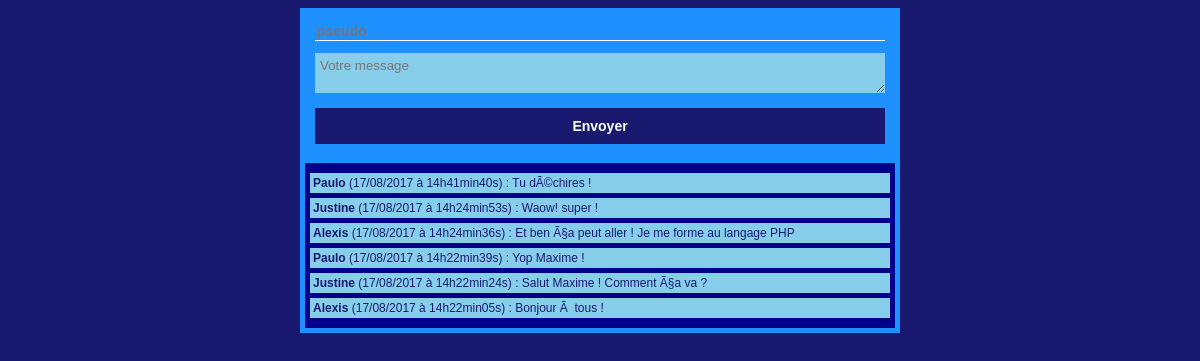
/minichat/index.php, run on the app's committed database.
### tables this page shows
CREATE TABLE `chat` (
  `ID` int(11) NOT NULL,
  `pseudo` varchar(255) NOT NULL,
  `message` text NOT NULL,
  `date_ajout` datetime DEFAULT NULL
);

### minichat/index.php (the view, shortened to what this page needs)
<?php
try
{
    $bdd = new PDO('mysql:host=localhost;dbname=chat;chartset=utf8', 'root', '');
}
catch (Exception $e)
{
    die('Erreur : ' . $e->getMessage());
}
?>
<!DOCTYPE html>
<html>
<head>
    <link rel="stylesheet" type="text/css" href="style.css">
</head>
<body>
    <div class="container">
        <form name="form_message" method="post" action="traitement_message.php" id="post_message">
            <p><input type="text" name="pseudo" placeholder="pseudo" <?php if (isset($_COOKIE['pseudo'])) { echo 'value="' . htmlspecialchars($_COOKIE['pseudo']) . '"'; }  ?>/></p>
            <p><textarea name="message" placeholder="Votre message"></textarea></p>
            <p><input type="submit" value="Envoyer" /></p>
        </form>
        <div id="display_messages">
            <?php
            $get = $bdd->query('SELECT pseudo, message, DATE_FORMAT(date_ajout, \'%d/%m/%Y à %Hh%imin%ss\') AS date_ajout_fr FROM chat AS last_messages ORDER BY ID DESC LIMIT 0, 10');
            $last_messages = $get->fetch();
            if (empty($last_messages))
            {
                echo '<p>Bienvenue dans mon chat ! Soyez le premier à écrire.</p>';
            }
            else
            {
                while ($last_messages = $get->fetch())
                    {
                        echo '<p><span>' . htmlspecialchars($last_messages['pseudo']) . '</span> (' .htmlspecialchars($last_messages['date_ajout_fr']). ') : ' . htmlspecialchars($last_messages['message']) . '</p>';
                    }
            }
            ?>
        </div>
    </div>
</body>
</html>

### minichat/style.css (style rules this page uses)
body { background-color: midnightblue; font-family: verdana, sans-serif; font-size: 12px; }
.container, #display_messages, p, #post_messages, input, textarea { box-sizing: border-box; }
.container { width:100%; max-width: 600px; margin: 0 auto; }
#display_messages { background-color: darkblue; border:5px solid dodgerblue; padding:5px; }
#display_messages p { background-color: skyblue; margin: 5px 0; padding:3px; color: midnightblue; }
#display_messages p span { font-weight: bold; }
#post_message { background-color: dodgerblue; padding: 2px 15px; }
#post_message input, #post_message textarea { width:100%; }
#post_message input[type="text"] { border: none; border-bottom: 1px solid white; color: white; background: transparent; font-size: 14px; font-weight: bold; }
#post_message textarea { border: none; color: midnightblue; background-color: skyblue; padding:5px; font-family: verdana, sans-serif; }
#post_message input[type="submit"] { border: none; color: white; background-color: midnightblue; font-size: 14px; font-weight: bold; padding:10px; }

### data on the page
chat: pseudo "Paulo", date_ajout_fr "17/08/2017 à 14h41min40s", message "Tu dÃ©chires !"
chat: pseudo "Justine", date_ajout_fr "17/08/2017 à 14h24min53s", message "Waow! super !"
chat: pseudo "Alexis", date_ajout_fr "17/08/2017 à 14h24min36s", message "Et ben Ã§a peut aller ! Je me forme au langage PHP"
chat: pseudo "Paulo", date_ajout_fr "17/08/2017 à 14h22min39s", message "Yop Maxime !"
chat: pseudo "Justine", date_ajout_fr "17/08/2017 à 14h22min24s", message "Salut Maxime ! Comment Ã§a va ?"
chat: pseudo "Alexis", date_ajout_fr "17/08/2017 à 14h22min05s", message "Bonjour Ã tous !"
